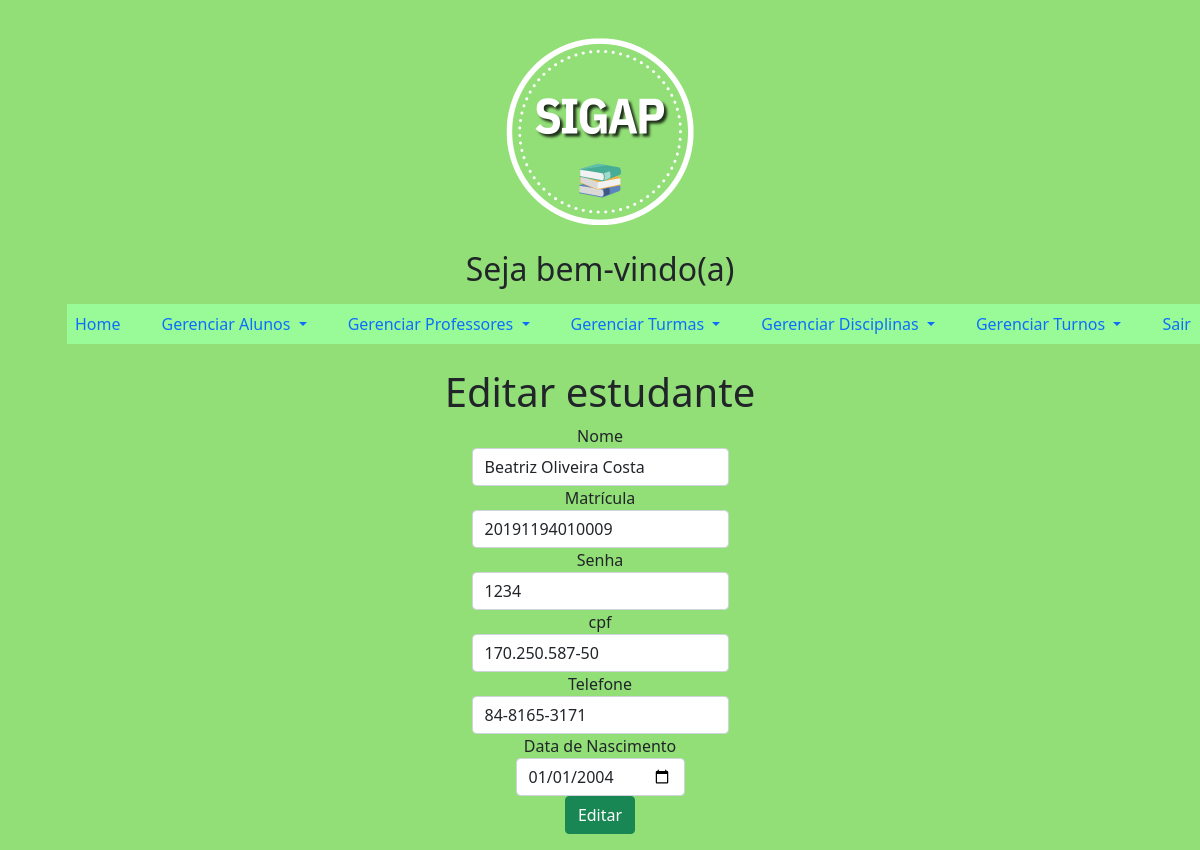
The page /principalAdmin.php?page=editarAlunos&idAluno=2 on the database its author committed.
### tables this page shows
CREATE TABLE `aluno` (
  `idAluno` int(11) NOT NULL,
  `nome` varchar(45) NOT NULL,
  `matrícula` varchar(15) NOT NULL,
  `senha` varchar(45) NOT NULL,
  `cpf` varchar(20) NOT NULL,
  `telefone` varchar(20) NOT NULL,
  `data_nascimento` date NOT NULL
);

### editarAlunos.php (the view, shortened to what this page needs)
<?php
include_once('conexao.php');
    $sql = "SELECT * FROM aluno WHERE idAluno=".$_REQUEST['idAluno'];
	$res = $mysqli->query($sql);
	$row = $res->fetch_object();
?>
<div class="row">
    <div class="col-12">
        <h1>Editar estudante</h1>
        <form action="?page=salvarAlunos" method="POST">
            <tr>
                <td><label for="nome">Nome</td>
                <td><input value="<?php print $row->nome ?>" name="nome" required type="text" id="nome" class="form-control" placeholder="Nome"></td>
</tr>
            <tr>
                <td><label for="matrícula">Matrícula</td>
                <td><input value="<?php print $row->matrícula ?>" name="matrícula" required type="varchar" class="form-control" placeholder="matrícula"></td>
</tr>
            <tr>
                <td><label for="grupo">Senha</td>
                <td><input value="<?php print $row->senha ?>" name="senha" required type="text" id="senha" class="form-control" placeholder="senha"></td>
            </tr>
			<tr>
                <td><label for="cpf">cpf</td>
                <td><input value="<?php print $row->cpf ?>" name="cpf" required type="varchar" id="cpf" class="form-control" placeholder="cpf"></td>
</tr>
			<tr>
                <td><label for="telefone">Telefone</td>
                <td><input value="<?php print $row->telefone ?>" name="telefone" required type="tel" id="telefone" class="form-control" placeholder="Telefone"><td>
</tr>
			<tr>
                <td><label for="data_nascimento">Data de Nascimento</td>
                <td><input value="<?php print $row->data_nascimento ?>" name="data_nascimento" required type="date" id="data_nascimento" class="form-control" placeholder="date"><td>
</tr>
            <div class="mb-3">
		    <button type="hidden" class="btn btn-success">Editar</button>
	        </div>
        </form>
    </div>
</div>

### principalAdmin.php (style rules this page uses)
body { background-color: #91DF76; }
.row { text-align: center; }

### rows shown on the page
aluno: nome "Beatriz Oliveira Costa", matrícula "20191194010009", senha "1234", cpf "170.250.587-50", telefone "84-8165-3171", data_nascimento "01/01/2004"
